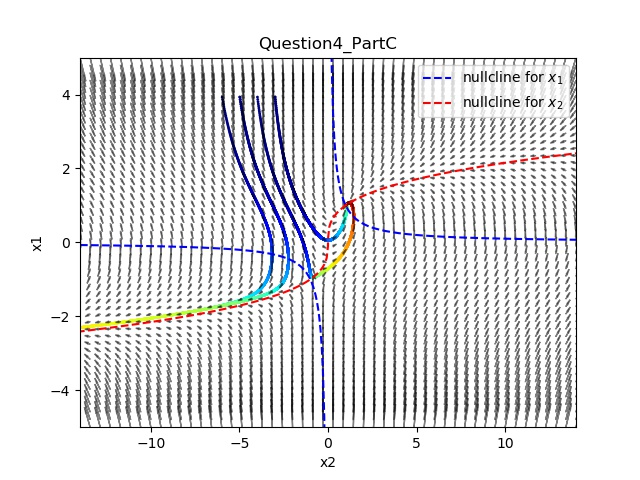

This figure's Python source:
import numpy as np
import matplotlib.pyplot as plt



def update_var(var, var_dot, dt=0.001):
    var = var +  var_dot*dt
    return var


def update_var_dot(var):
    var = var.reshape(-1,1)
    x1 = var[0,0]
    x2 = var[1,0]
    var_dot[0,0] = 1 - x1*x2
    var_dot[1,0] = x1 - x2**3

    return var_dot


def plotter(var_list):
    color = np.array([i for i in range(len(var_list[:,1]))])
    color = color[::1]
    plt.scatter(var_list[:,0], var_list[:,1], c=color, s=1, cmap='jet')



def arrow_plotter():
    var_dot_list = []
    x_range = np.linspace(var0_lim[0], var0_lim[1], 50)
    y_range = np.linspace(var1_lim[0], var1_lim[1], 50)
    scale= 300
    for x_ in x_range:
        for y_ in y_range:
            var = np.array([[x_, y_]]).T
            var_dot = update_var_dot(var)
            #var_dot_list.append(var_dot.T[0])

            plt.arrow(x_, y_, var_dot.T[0][0]/scale, var_dot.T[0][1]/scale,head_length=0.2,  head_width=0.05, color='k',
            alpha = 0.5)


def cal_result(var):
    var_list = []
    for i in range(int(t_total/dt)):
        var_dot = update_var_dot(var)
        var = update_var(var, var_dot, dt)
        var_list.append(var.T[0])
    var_list = np.array(var_list)

    return var_list


def nullcline_plotter():
    x1 = np.linspace(var0_lim[0], 0, 200).tolist() + np.linspace(0.001, var0_lim[1], 200).tolist()
    x1 = np.array(x1)
    x2 = 1/x1
    xx2 = x1[x1>0]**(1/3)
    xxx2 = -x1**(1/3)
    plt.plot(x1,x2, 'b--', label='nullcline for $x_1$')
    plt.plot(x1[x1>0],xx2, 'r--', label='nullcline for $x_2$')
    plt.plot(-x1,xxx2, 'r--')

    plt.xlabel('x2')
    plt.ylabel('x1')
    plt.title('Question4_PartC')
    plt.legend()

    #plt.plot( [-2, -2], [var1_lim[0], var1_lim[1]], 'b--')
    #plt.plot( [4, 4], [var1_lim[0], var1_lim[1]], 'b--')




#set your initial values for the variables
var_dot = np.array([[0,0]], dtype=float).T
# specidy how ling you want to keep tracking the variables
t_total = 7
# Leave these parameters default
dt = 0.001

#var0_lim = (np.min(var_list[:,0])-4, np.max(var_list[:,0])+4)
#var1_lim = (np.min(var_list[:,1])-4, np.max(var_list[:,1])+4)
var0_lim = (-10-4, 10+4)
var1_lim = (-1-4, 1+4)


var = np.array([[4,-2]]).T
var2 = np.array([[-5,4]]).T

x_list = [-6,-5,-4,-3]
for i in x_list:
    var = var = np.array([[i,4]]).T
    plotter(cal_result(var))

var_list = cal_result(var)
var_list2 = cal_result(var2)
plotter(var_list)
plotter(var_list2)


arrow_plotter()
nullcline_plotter()
plt.xlim([var0_lim[0], var0_lim[1]])
plt.ylim([var1_lim[0], var1_lim[1]])
plt.show()
#plt.axis('equal')
